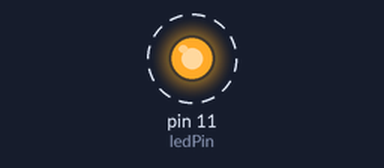
Bench run of a sketch on a simulated Arduino Uno, built with avr-gcc and run on an emulated ATmega328P. Parts: output pins drawn as LEDs (lit = HIGH). Dashed ring = blinking.

Above: at 0.5 s.
Timing chart, 0 to 4.6 s (numbered marks = the images above):
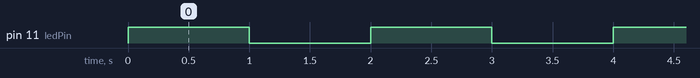

Measured:
- by itself, pin 11 (ledPin): alternates HIGH for 1.0 s and LOW for 1.0 s

The sketch:

LightOnOffArduino.ino
```cpp
int ledPin = 11;    // LED connected to digital pin 11
					// pin 1 for esp8266

void setup()
{
	pinMode(ledPin, OUTPUT);
}

void turnOn();
void turnOff();
void turnOnSmooth();
void turnOffSmooth();

void loop()
{
	turnOn();
	delay(1000);
	turnOff();
	delay(1000);
}

int maxVal = 255;
int del = 50;

void turnOn()
{
	digitalWrite(ledPin, HIGH);
}

void turnOff()
{
	digitalWrite(ledPin, LOW);
}

void turnOnSmooth()
{
	for (int i = 0; i <= maxVal; i++)
	{
		analogWrite(ledPin, i);
		delay(del);
	}
}

void turnOffSmooth()
{
	for (int i = maxVal; i >= 0; i--)
	{
		analogWrite(ledPin, i);
		delay(del);
	}
}
```
